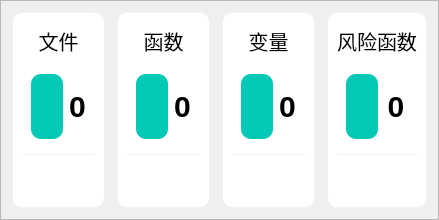
            <widget class="QFrame" name="frame_CentralTop_2">
             <property name="minimumSize">
              <size>
               <width>0</width>
               <height>220</height>
              </size>
             </property>
             <property name="maximumSize">
              <size>
               <width>16777215</width>
               <height>220</height>
              </size>
             </property>
             <property name="frameShape">
              <enum>QFrame::StyledPanel</enum>
             </property>
             <property name="frameShadow">
              <enum>QFrame::Raised</enum>
             </property>
             <layout class="QHBoxLayout" name="horizontalLayout_22">
              <item>
               <widget class="QFrame" name="frame_DashHostDiscovered_2">
                <property name="layoutDirection">
                 <enum>Qt::LeftToRight</enum>
                </property>
                <property name="styleSheet">
                 <string notr="true">QFrame{
border:1px solid #edf2fa;
background-color:#fff;
border-radius:10px;
text-align:center;
}</string>
                </property>
                <property name="frameShape">
                 <enum>QFrame::StyledPanel</enum>
                </property>
                <property name="frameShadow">
                 <enum>QFrame::Raised</enum>
                </property>
                <layout class="QVBoxLayout" name="verticalLayout_26">
                 <item>
                  <widget class="QLabel" name="label_DashHostDiscovered_2">
                   <property name="styleSheet">
                    <string notr="true">QLabel{

	font-size:20px;
	border:0px;

}</string>
                   </property>
                   <property name="text">
                    <string>文件</string>
                   </property>
                   <property name="alignment">
                    <set>Qt::AlignCenter</set>
                   </property>
                  </widget>
                 </item>
                 <item>
                  <widget class="QFrame" name="frame_12">
                   <property name="styleSheet">
                    <string notr="true">QFrame{border:0px;}</string>
                   </property>
                   <property name="frameShape">
                    <enum>QFrame::StyledPanel</enum>
                   </property>
                   <property name="frameShadow">
                    <enum>QFrame::Raised</enum>
                   </property>
                   <layout class="QHBoxLayout" name="horizontalLayout_23">
                    <item>
                     <widget class="QPushButton" name="pushButton_DashHostDiscovered_2">
                      <property name="minimumSize">
                       <size>
                        <width>0</width>
                        <height>65</height>
                       </size>
                      </property>
                      <property name="layoutDirection">
                       <enum>Qt::LeftToRight</enum>
                      </property>
                      <property name="styleSheet">
                       <string notr="true">QPushButton{
background-color:#04c9b7;
border:0px;
border-radius:10px;
}</string>
                      </property>
                      <property name="text">
                       <string/>
                      </property>
                      <property name="icon">
                       <iconset resource="../../Python_PySide2_DashInfosecGreen-main/Python_PySide2_DashInfosecGreen-main/assets/files.qrc">
                        <normaloff>:/icons/star-1.png</normaloff>:/icons/star-1.png</iconset>
                      </property>
                      <property name="iconSize">
                       <size>
                        <width>55</width>
                        <height>55</height>
                       </size>
                      </property>
                     </widget>
                    </item>
                    <item>
                     <widget class="QLabel" name="label_CountDashHostDiscovered_2">
                      <property name="styleSheet">
                       <string notr="true">QLabel{

	font-size:30px;
	border:0px;
	font-weight: bold;

}</string>
                      </property>
                      <property name="text">
                       <string>0</string>
                      </property>
                      <property name="alignment">
                       <set>Qt::AlignCenter</set>
                      </property>
                     </widget>
                    </item>
                   </layout>
                  </widget>
                 </item>
                 <item>
                  <widget class="QFrame" name="frame_Line_2">
                   <property name="maximumSize">
                    <size>
                     <width>16777215</width>
                     <height>1</height>
                    </size>
                   </property>
                   <property name="styleSheet">
                    <string notr="true">QFrame{
border:0px;
background-color:#edf2fa;
border-radius:0px;
}</string>
                   </property>
                   <property name="frameShape">
                    <enum>QFrame::StyledPanel</enum>
                   </property>
                   <property name="frameShadow">
                    <enum>QFrame::Raised</enum>
                   </property>
                  </widget>
                 </item>
                 <item>
                  <widget class="QLabel" name="label_DescDashHostDiscovered_2">
                   <property name="styleSheet">
                    <string notr="true">QLabel{

	font-size:16px;
	border:0px;
color:rgb(204, 207, 211);

}</string>
                   </property>
                   <property name="text">
                    <string/>
                   </property>
                  </widget>
                 </item>
                </layout>
               </widget>
              </item>
              <item>
               <widget class="QFrame" name="frame_CentralSpace1_2">
                <property name="maximumSize">
                 <size>
                  <width>10</width>
                  <height>16777215</height>
                 </size>
                </property>
                <property name="frameShape">
                 <enum>QFrame::StyledPanel</enum>
                </property>
                <property name="frameShadow">
                 <enum>QFrame::Raised</enum>
                </property>
               </widget>
              </item>
              <item>
               <widget class="QFrame" name="frame_DashScanExecuted_2">
                <property name="styleSheet">
                 <string notr="true">QFrame{
border:1px solid #edf2fa;
background-color:#fff;
border-radius:10px;
}</string>
                </property>
                <property name="frameShape">
                 <enum>QFrame::StyledPanel</enum>
                </property>
                <property name="frameShadow">
                 <enum>QFrame::Raised</enum>
                </property>
                <layout class="QVBoxLayout" name="verticalLayout_27">
                 <item>
                  <widget class="QLabel" name="label_DashScanExecuted_2">
                   <property name="styleSheet">
                    <string notr="true">QLabel{

	font-size:20px;
	border:0px;

}</string>
                   </property>
                   <property name="text">
                    <string>函数</string>
                   </property>
                   <property name="alignment">
                    <set>Qt::AlignCenter</set>
                   </property>
                  </widget>
                 </item>
                 <item>
                  <widget class="QFrame" name="frame_13">
                   <property name="styleSheet">
                    <string notr="true">QFrame{border:0px;}</string>
                   </property>
                   <property name="frameShape">
                    <enum>QFrame::StyledPanel</enum>
                   </property>
                   <property name="frameShadow">
                    <enum>QFrame::Raised</enum>
                   </property>
                   <layout class="QHBoxLayout" name="horizontalLayout_24">
                    <item>
                     <widget class="QPushButton" name="pushButton_DashScanExecuted_2">
                      <property name="minimumSize">
                       <size>
                        <width>0</width>
                        <height>65</height>
                       </size>
                      </property>
                      <property name="styleSheet">
                       <string notr="true">QPushButton{
background-color:#04c9b7;
border:0px;
border-radius:10px;
}</string>
                      </property>
                      <property name="text">
                       <string/>
                      </property>
                      <property name="icon">
                       <iconset resource="../../Python_PySide2_DashInfosecGreen-main/Python_PySide2_DashInfosecGreen-main/assets/files.qrc">
                        <normaloff>:/icons/search-1.png</normaloff>:/icons/search-1.png</iconset>
                      </property>
                      <property name="iconSize">
                       <size>
                        <width>55</width>
                        <height>55</height>
                       </size>
                      </property>
                     </widget>
                    </item>
                    <item>
                     <widget class="QLabel" name="label_CountDashScanExecuted_2">
                      <property name="styleSheet">
                       <string notr="true">QLabel{

	font-size:30px;
	border:0px;
	font-weight: bold;

}</string>
                      </property>
                      <property name="text">
                       <string>0</string>
                      </property>
                      <property name="alignment">
                       <set>Qt::AlignCenter</set>
                      </property>
                     </widget>
                    </item>
                   </layout>
                  </widget>
                 </item>
                 <item>
                  <widget class="QFrame" name="frame_Line_4">
                   <property name="maximumSize">
                    <size>
                     <width>16777215</width>
                     <height>1</height>
                    </size>
                   </property>
                   <property name="styleSheet">
                    <string notr="true">QFrame{
border:0px;
background-color:#edf2fa;
border-radius:0px;
}</string>
                   </property>
                   <property name="frameShape">
                    <enum>QFrame::StyledPanel</enum>
                   </property>
                   <property name="frameShadow">
                    <enum>QFrame::Raised</enum>
                   </property>
                  </widget>
                 </item>
                 <item>
                  <widget class="QLabel" name="label_DescDashScanExecuted_2">
                   <property name="styleSheet">
                    <string notr="true">QLabel{

	font-size:16px;
	border:0px;
color:rgb(204, 207, 211);

}</string>
                   </property>
                   <property name="text">
                    <string/>
                   </property>
                  </widget>
                 </item>
                </layout>
               </widget>
              </item>
              <item>
               <widget class="QFrame" name="frame_CentralSpace2_2">
                <property name="maximumSize">
                 <size>
                  <width>10</width>
                  <height>16777215</height>
                 </size>
                </property>
                <property name="frameShape">
                 <enum>QFrame::StyledPanel</enum>
                </property>
                <property name="frameShadow">
                 <enum>QFrame::Raised</enum>
                </property>
               </widget>
              </item>
              <item>
               <widget class="QFrame" name="frame_DashDomains_2">
                <property name="styleSheet">
                 <string notr="true">QFrame{
border:1px solid #edf2fa;
background-color:#fff;
border-radius:10px;
}</string>
                </property>
                <property name="frameShape">
                 <enum>QFrame::StyledPanel</enum>
                </property>
                <property name="frameShadow">
                 <enum>QFrame::Raised</enum>
                </property>
                <layout class="QVBoxLayout" name="verticalLayout_28">
                 <item>
                  <widget class="QLabel" name="label_DashDomains_2">
                   <property name="styleSheet">
                    <string notr="true">QLabel{

	font-size:20px;
	border:0px;

}</string>
                   </property>
                   <property name="text">
                    <string>变量</string>
                   </property>
                   <property name="alignment">
                    <set>Qt::AlignCenter</set>
                   </property>
                  </widget>
                 </item>
                 <item>
                  <widget class="QFrame" name="frame_14">
                   <property name="styleSheet">
                    <string notr="true">QFrame{border:0px;}</string>
                   </property>
                   <property name="frameShape">
                    <enum>QFrame::StyledPanel</enum>
                   </property>
                   <property name="frameShadow">
                    <enum>QFrame::Raised</enum>
                   </property>
                   <layout class="QHBoxLayout" name="horizontalLayout_25">
                    <item>
                     <widget class="QPushButton" name="pushButton_DashDomains_2">
                      <property name="minimumSize">
                       <size>
                        <width>0</width>
                        <height>65</height>
                       </size>
                      </property>
                      <property name="styleSheet">
                       <string notr="true">QPushButton{
background-color:#04c9b7;
border:0px;
border-radius:10px;
}</string>
                      </property>
                      <property name="text">
                       <string/>
                      </property>
                      <property name="icon">
                       <iconset resource="../../Python_PySide2_DashInfosecGreen-main/Python_PySide2_DashInfosecGreen-main/assets/files.qrc">
                        <normaloff>:/icons/cloud-computing-4.png</normaloff>:/icons/cloud-computing-4.png</iconset>
                      </property>
                      <property name="iconSize">
                       <size>
                        <width>55</width>
                        <height>55</height>
                       </size>
                      </property>
                     </widget>
                    </item>
                    <item>
                     <widget class="QLabel" name="label_CountDashDomains_2">
                      <property name="styleSheet">
                       <string notr="true">QLabel{

	font-size:30px;
	border:0px;
	font-weight: bold;

}</string>
                      </property>
                      <property name="text">
                       <string>0</string>
                      </property>
                      <property name="alignment">
                       <set>Qt::AlignCenter</set>
                      </property>
                     </widget>
                    </item>
                   </layout>
                  </widget>
                 </item>
                 <item>
                  <widget class="QFrame" name="frame_Line_8">
                   <property name="maximumSize">
                    <size>
                     <width>16777215</width>
                     <height>1</height>
                    </size>
                   </property>
                   <property name="styleSheet">
                    <string notr="true">QFrame{
border:0px;
background-color:#edf2fa;
border-radius:0px;
}</string>
                   </property>
                   <property name="frameShape">
                    <enum>QFrame::StyledPanel</enum>
                   </property>
                   <property name="frameShadow">
                    <enum>QFrame::Raised</enum>
                   </property>
                  </widget>
                 </item>
                 <item>
                  <widget class="QLabel" name="label_DescDashDomains_2">
                   <property name="styleSheet">
                    <string notr="true">QLabel{

	font-size:16px;
	border:0px;
color:rgb(204, 207, 211);

}</string>
                   </property>
                   <property name="text">
                    <string/>
                   </property>
                  </widget>
                 </item>
                </layout>
               </widget>
              </item>
              <item>
               <widget class="QFrame" name="frame_CentralSpace3_2">
                <property name="maximumSize">
                 <size>
                  <width>10</width>
                  <height>16777215</height>
                 </size>
                </property>
                <property name="frameShape">
                 <enum>QFrame::StyledPanel</enum>
                </property>
                <property name="frameShadow">
                 <enum>QFrame::Raised</enum>
                </property>
               </widget>
              </item>
              <item>
               <widget class="QFrame" name="frame_DashTotalVuln_2">
                <property name="styleSheet">
                 <string notr="true">QFrame{
border:1px solid #edf2fa;
background-color:#fff;
border-radius:10px;
}</string>
                </property>
                <property name="frameShape">
                 <enum>QFrame::StyledPanel</enum>
                </property>
                <property name="frameShadow">
                 <enum>QFrame::Raised</enum>
                </property>
                <layout class="QVBoxLayout" name="verticalLayout_29">
                 <item>
                  <widget class="QLabel" name="label_DashHostDiscovered_9">
                   <property name="styleSheet">
                    <string notr="true">QLabel{

	font-size:20px;
	border:0px;

}</string>
                   </property>
                   <property name="text">
                    <string>风险函数</string>
                   </property>
                   <property name="alignment">
                    <set>Qt::AlignCenter</set>
                   </property>
                  </widget>
                 </item>
                 <item>
                  <widget class="QFrame" name="frame_15">
                   <property name="styleSheet">
                    <string notr="true">QFrame{border:0px;}</string>
                   </property>
                   <property name="frameShape">
                    <enum>QFrame::StyledPanel</enum>
                   </property>
                   <property name="frameShadow">
                    <enum>QFrame::Raised</enum>
                   </property>
                   <layout class="QHBoxLayout" name="horizontalLayout_26">
                    <item>
                     <widget class="QPushButton" name="pushButton_DashTotalVuln_2">
                      <property name="minimumSize">
                       <size>
                        <width>0</width>
                        <height>65</height>
                       </size>
                      </property>
                      <property name="styleSheet">
                       <string notr="true">QPushButton{
background-color:#04c9b7;
border:0px;
border-radius:10px;
}</string>
                      </property>
                      <property name="text">
                       <string/>
                      </property>
                      <property name="icon">
                       <iconset resource="../../Python_PySide2_DashInfosecGreen-main/Python_PySide2_DashInfosecGreen-main/assets/files.qrc">
                        <normaloff>:/icons/unlocked.png</normaloff>:/icons/unlocked.png</iconset>
                      </property>
                      <property name="iconSize">
                       <size>
                        <width>55</width>
                        <height>55</height>
                       </size>
                      </property>
                     </widget>
                    </item>
                    <item>
                     <widget class="QLabel" name="label_CountDashTotalVuln_2">
                      <property name="styleSheet">
                       <string notr="true">QLabel{

	font-size:30px;
	border:0px;
	font-weight: bold;

}</string>
                      </property>
                      <property name="text">
                       <string>0</string>
                      </property>
                      <property name="alignment">
                       <set>Qt::AlignCenter</set>
                      </property>
                     </widget>
                    </item>
                   </layout>
                  </widget>
                 </item>
                 <item>
                  <widget class="QFrame" name="frame_Line_9">
                   <property name="maximumSize">
                    <size>
                     <width>16777215</width>
                     <height>1</height>
                    </size>
                   </property>
                   <property name="styleSheet">
                    <string notr="true">QFrame{
border:0px;
background-color:#edf2fa;
border-radius:0px;
}</string>
                   </property>
                   <property name="frameShape">
                    <enum>QFrame::StyledPanel</enum>
                   </property>
                   <property name="frameShadow">
                    <enum>QFrame::Raised</enum>
                   </property>
                  </widget>
                 </item>
                 <item>
                  <widget class="QLabel" name="label_DescDashTotalVuln_2">
                   <property name="styleSheet">
                    <string notr="true">QLabel{

	font-size:16px;
	border:0px;
color:rgb(204, 207, 211);

}</string>
                   </property>
                   <property name="text">
                    <string/>
                   </property>
                  </widget>
                 </item>
                </layout>
               </widget>
              </item>
             </layout>
            </widget>
